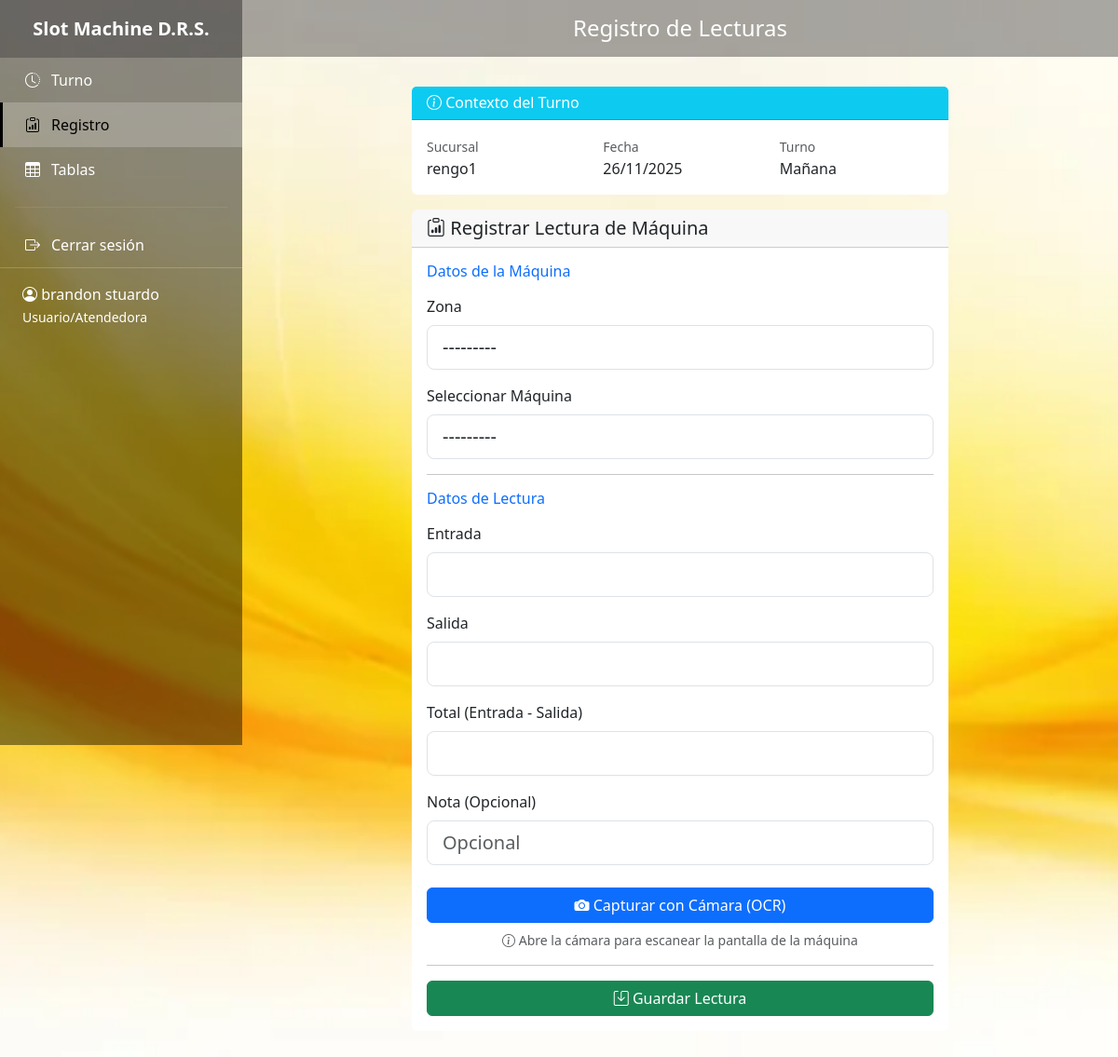
Page /registro/ (signed in) on the committed database.
### control/models.py (models this page shows, shortened)
class Usuario(AbstractUser):
    ROLE_CHOICES = [
        ('admin', 'Administrador'),
        ('usuario', 'Usuario/Atendedora'),
    ]
    role = models.CharField(
        max_length=20,
        choices=ROLE_CHOICES,
        default='usuario',
        verbose_name='Rol'
    )
    nombre = models.CharField(max_length=150, verbose_name='Nombre Completo')
    class Meta:
        verbose_name = 'Usuario'
        verbose_name_plural = 'Usuarios'

class Turno(models.Model):
    TIPO_TURNO_CHOICES = [
        ('Mañana', 'Mañana'),
        ('Tarde', 'Tarde'),
        ('Noche', 'Noche'),
    ]
    ESTADO_CHOICES = [
        ('Abierto', 'Abierto'),
        ('Cerrado', 'Cerrado'),
    ]
    sucursal = models.ForeignKey(
        Sucursal,
        on_delete=models.CASCADE,
        related_name='turnos',
        verbose_name='Sucursal'
    )
    usuario = models.ForeignKey(
        Usuario,
        on_delete=models.CASCADE,
        related_name='turnos',
        verbose_name='Usuario'
    )
    fecha = models.DateField(verbose_name='Fecha')
    tipo_turno = models.CharField(
        max_length=20,
        choices=TIPO_TURNO_CHOICES,
        verbose_name='Tipo de Turno'
    )
    estado = models.CharField(
        max_length=20,
        choices=ESTADO_CHOICES,
        default='Abierto',
        verbose_name='Estado'
    )
    observaciones = models.TextField(blank=True, verbose_name='Observaciones')
    total_cierre = models.DecimalField(
        max_digits=14,
        decimal_places=2,
        null=True,
        blank=True,
        verbose_name='Total de Cierre'
    )
    created_at = models.DateTimeField(auto_now_add=True, verbose_name='Fecha de Creación')
    class Meta:
        verbose_name = 'Turno'
        verbose_name_plural = 'Turnos'
        ordering = ['-fecha', '-created_at']

class Sucursal(models.Model):
    nombre = models.CharField(max_length=150, verbose_name='Nombre')
    direccion = models.CharField(max_length=255, blank=True, verbose_name='Dirección')
    telefono = models.CharField(max_length=50, blank=True, verbose_name='Teléfono')
    created_at = models.DateTimeField(auto_now_add=True, verbose_name='Fecha de Creación')
    class Meta:
        verbose_name = 'Sucursal'
        verbose_name_plural = 'Sucursales'
        ordering = ['nombre']

### control/views.py (the view)
# urls.py: path('registro/', views.registro_view, name='registro'),
@login_required
def registro_view(request):
    turno_abierto = Turno.objects.filter(
        usuario=request.user,
        estado='Abierto'
    ).first()
    if request.method == 'POST':
        if not turno_abierto:
            messages.error(
                request,
                'Debe iniciar un turno en la pestaña "Turno" antes de registrar lecturas.'
            )
            return redirect('control:turno')
        form = LecturaMaquinaForm(request.POST, turno=turno_abierto)
        if form.is_valid():
            lectura = form.save(commit=False)
            lectura.turno = turno_abierto
            lectura.usuario = request.user
            lectura.sucursal = turno_abierto.sucursal
            lectura.zona = form.cleaned_data['zona']
            lectura.save()
            messages.success(request, 'Lectura registrada exitosamente.')
            return redirect('control:registro')
    else:
        form = LecturaMaquinaForm(turno=turno_abierto) if turno_abierto else None
    context = {
        'turno_abierto': turno_abierto,
        'form': form,
    }
    return render(request, 'registro.html', context)

### control/models.py (called while the page is built)
    def __str__(self):
        return f"{self.sucursal.nombre} - {self.nombre}"

    def __str__(self):
        return f"{self.sucursal.nombre} / {self.zona.nombre} / M{self.numero_maquina:02d} - {self.nombre_juego}"

### templates/registro.html (shortened to what this page needs)
{% extends 'base.html' %}
{% load static %}
{% block page_title %}Registro de Lecturas{% endblock %}
{% block content %}
<div class="row">
    <div class="col-lg-8 mx-auto">
        {% if not turno_abierto %}
            <div class="alert alert-warning">
                <i class="bi bi-exclamation-triangle"></i>
                <strong>No hay turno abierto.</strong>
                Debe iniciar un turno en la pestaña <a href="{% url 'core:turno' %}" class="alert-link">"Turno"</a> antes de registrar lecturas.
            </div>
        {% else %}
            <div class="card mb-3">
                <div class="card-header bg-info text-white">
                    <h6 class="mb-0"><i class="bi bi-info-circle"></i> Contexto del Turno</h6>
                </div>
                <div class="card-body">
                    <div class="row">
                        <div class="col-md-4">
                            <small class="text-muted">Sucursal</small>
                            <p class="mb-0">{{ turno_abierto.sucursal.nombre }}</p>
                        </div>
                        <div class="col-md-4">
                            <small class="text-muted">Fecha</small>
                            <p class="mb-0">{{ turno_abierto.fecha|date:"d/m/Y" }}</p>
                        </div>
                        <div class="col-md-4">
                            <small class="text-muted">Turno</small>
                            <p class="mb-0">{{ turno_abierto.tipo_turno }}</p>
                        </div>
                    </div>
                </div>
            </div>
            <div class="card">
                <div class="card-header">
                    <h5 class="mb-0"><i class="bi bi-clipboard-data"></i> Registrar Lectura de Máquina</h5>
                </div>
                <div class="card-body">
                    <form method="post" id="lecturaForm">
                        <h6 class="mb-3 text-primary">Datos de la Máquina</h6>
                        <div class="mb-3">
                            <label for="id_zona" class="form-label">Zona</label>
                            {{ form.zona }}
                        </div>
                        <div class="mb-3">
                            <label for="id_maquina" class="form-label">Seleccionar Máquina</label>
                            {{ form.maquina }}
                        </div>
                        <hr>
                        <h6 class="mb-3 text-primary">Datos de Lectura</h6>
                        <div class="mb-3">
                            <label for="id_entrada" class="form-label">Entrada</label>
                            {{ form.entrada }}
                        </div>
                        <div class="mb-3">
                            <label for="id_salida" class="form-label">Salida</label>
                            {{ form.salida }}
                        </div>
                        <div class="mb-3">
                            <label for="id_total" class="form-label">Total (Entrada - Salida)</label>
                            {{ form.total }}
                        </div>
                        <div class="mb-4">
                            <label for="id_nota" class="form-label">Nota (Opcional)</label>
                            {{ form.nota }}
                        </div>
                        <div class="d-grid gap-2 mb-3">
                            <button type="button" class="btn btn-primary btn-lg-tablet" id="btnCapturarCamara">
                                <i class="bi bi-camera-fill"></i> Capturar con Cámara (OCR)
                            </button>
                            <small class="text-muted text-center">
                                <i class="bi bi-info-circle"></i> Abre la cámara para escanear la pantalla de la máquina
                            </small>
                        </div>
                        <hr>
                        <div class="d-grid">
                            <button type="submit" class="btn btn-success btn-lg-tablet">
                                <i class="bi bi-save"></i> Guardar Lectura
                            </button>
                        </div>
                    </form>
                </div>
            </div>
        {% endif %}
    </div>
</div>
{% endblock %}

### templates/base.html (shortened to what this page needs)
{% load static %}
<!DOCTYPE html>
<html lang="es">
<head>
    <link href="https://cdn.jsdelivr.net/npm/bootstrap@5.3.0/dist/css/bootstrap.min.css" rel="stylesheet">
    <link rel="stylesheet" href="https://cdn.jsdelivr.net/npm/bootstrap-icons@1.11.0/font/bootstrap-icons.css">
    <link rel="stylesheet" href="{% static 'css/custom.css' %}">
</head>
<body>
{% if user.is_authenticated %}
    <aside class="sidebar">
        <div class="sidebar-brand">
            Slot Machine D.R.S.
        </div>
        <ul class="sidebar-nav nav flex-column">
            <li class="nav-item">
                <a class="nav-link {% if request.resolver_match.url_name == 'turno' %}active{% endif %}"
                   href="{% url 'control:turno' %}">
                    <i class="bi bi-clock-history"></i> Turno
                </a>
            </li>
            <li class="nav-item">
                <a class="nav-link {% if request.resolver_match.url_name == 'registro' %}active{% endif %}"
                   href="{% url 'control:registro' %}">
                    <i class="bi bi-clipboard-data"></i> Registro
                </a>
            </li>
            <li class="nav-item">
                <a class="nav-link {% if request.resolver_match.url_name == 'tablas' %}active{% endif %}"
                   href="{% url 'control:tablas' %}">
                    <i class="bi bi-table"></i> Tablas
                </a>
            </li>
            <hr class="mx-3" style="border-color: rgba(255,255,255,0.3);">
            <li class="nav-item">
                <a class="nav-link" href="{% url 'control:logout' %}">
                    <i class="bi bi-box-arrow-right"></i> Cerrar sesión
                </a>
            </li>
        </ul>
        <div class="sidebar-user">
            <i class="bi bi-person-circle"></i> {{ user.nombre }} <br>
            <small>{{ user.get_role_display }}</small>
        </div>
    </aside>
    <main class="main-content">
        <div class="top-bar">
            <h4 class="mb-0">{% block page_title %}Sistema de Control{% endblock %}</h4>
        </div>
        <div class="content-area">
            {% block content %}{% endblock %}
        </div>
    </main>
{% else %}
    {% block login_content %}{% endblock %}
{% endif %}
</body>
</html>

### static/img/custom.css (style rules this page uses)
.sidebar { position: relative; height: 100vh; background-image: url("../img/sidebar_bg.jpg"); background-size: cover; background-position: center; background-repeat: no-repeat; background-attachment: fixed; }
.sidebar::before { content: ""; position: absolute; top: 0; left: 0; width: 100%; height: 100%; background: rgba(0, 0, 0, 0.55); z-index: 0; }
.sidebar * { position: relative; z-index: 1; }

### rows in the picture
Usuario: nombre "brandon stuardo", role "Usuario/Atendedora"
Turno: sucursal.nombre "rengo1", fecha "26/11/2025", tipo_turno "Mañana"
